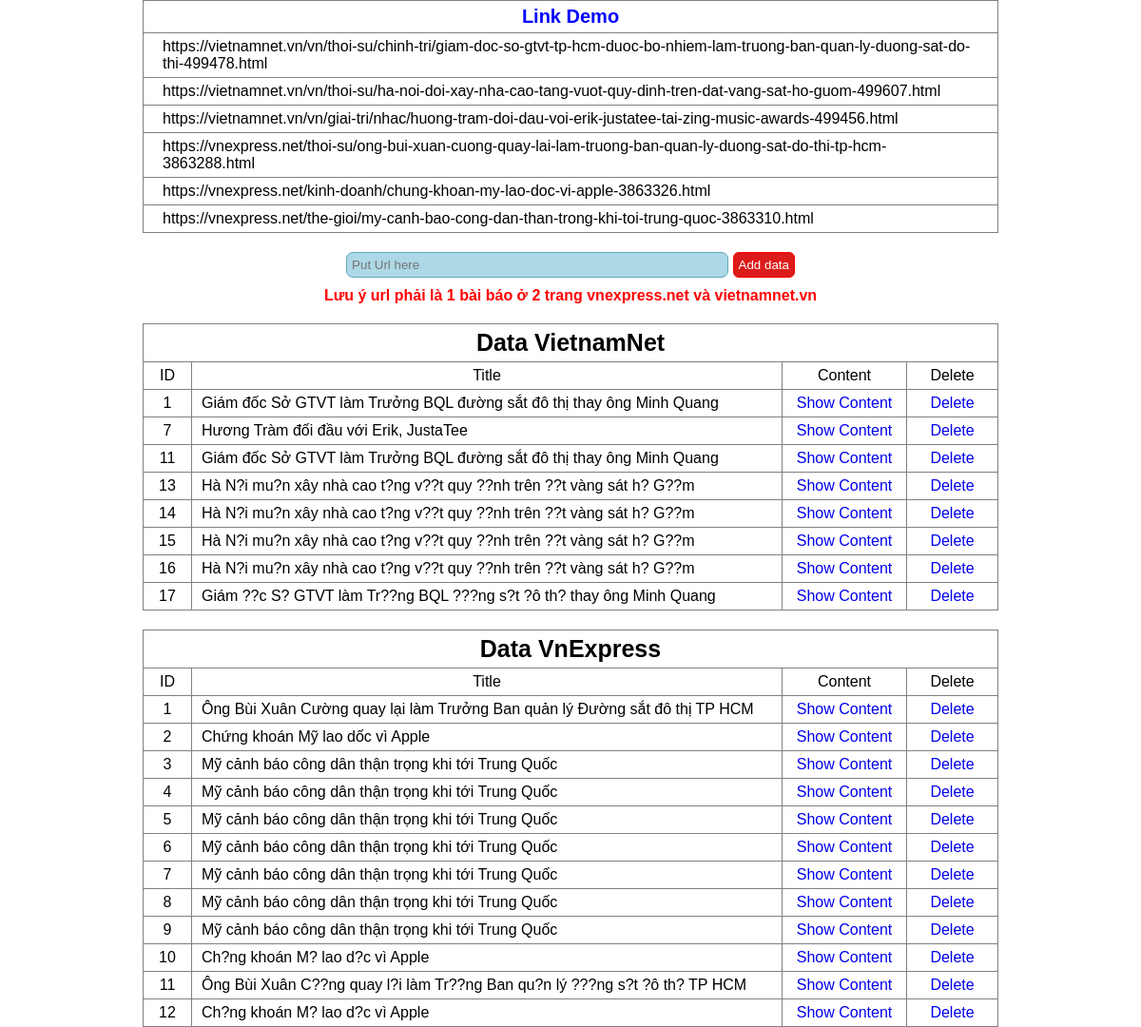
The page / on the database its author committed.
### tables this page shows
CREATE TABLE `data_vietnamnet` (
  `Id` int(11) NOT NULL,
  `Title` varchar(2000) NOT NULL,
  `Content` mediumtext NOT NULL
);

CREATE TABLE `data_vnexpress` (
  `Id` int(11) NOT NULL,
  `Title` varchar(2000) NOT NULL,
  `Content` mediumtext NOT NULL
);

### application/class/Db.php (called while the page is built, shortened)
<?php
class Db
{
    private $__conn;
     function __construct()
    {
        if (!$this->__conn){
            $this->__conn = new mysqli(DB_HOST, DB_USER, DB_PASS, DB_NAME) or die ('Lỗi kết nối');
            $this->__conn->set_charset("utf8");
        }
    }
    public function getList($sql)
    {
        $result = mysqli_query($this->__conn, $sql);
        $return = array();
        while ($row = mysqli_fetch_assoc($result)){
            $return[] = $row;
        }
        return $return;
    }
}
?>

### application/action/Function.php (the view)
<?php
    function show_data($tableName, $tableTitle)
    {
        echo  "<table class=\"show_data\" border='1' style=\"border-collapse:collapse\">
        <tr style=\"text-align:center;font-size:25px;font-weight:bold;\">
            <td colspan='4'>".$tableTitle." </td>
        </tr>
        <tr style=\"text-align:center;\">
            <td >ID</td>
            <td >Title</td>
            <td>Content</td>
            <td>Delete</td>
        </tr>";
        $e = new Db();
         $sql1 = "SELECT * FROM $tableName";
         foreach($e->getList($sql1) as $key=>$value)
         {
             echo '<tr>';
             echo "<td>".$value['Id']."</td>";
             echo "<td>".$value['Title']."</td>";
             echo "<td><a href=\"../application/action/ShowContent.php?table=".$tableName."&id=".$value['Id']."\">Show Content</a></td>";
             echo "<td><a href=\"../application/action/DeleteNews.php?table=".$tableName."&id=".$value['Id']."\">Delete</a></td></tr>";
         }
        echo '</table>';
    };
?>

### public/index.php (shortened to what this page needs)
<?php
    include_once('../application/action/Function.php');
?>
<!DOCTYPE html>
<html lang="en">
<head>
    <link rel="stylesheet" href="css/style.css?v=<?php echo time()?>">
</head>
<body>
<table class="link" border="1" style="border-collapse:collapse; width:900px;margin:auto">
    <tr>
         <td style=" text-align:center; font-weight:bold; font-size:20px; color: blue;">Link Demo</td>
    </tr>
    <tr>
         <td>https://vietnamnet.vn/vn/thoi-su/chinh-tri/giam-doc-so-gtvt-tp-hcm-duoc-bo-nhiem-lam-truong-ban-quan-ly-duong-sat-do-thi-499478.html</td>
    </tr>
    <tr>
         <td>https://vietnamnet.vn/vn/thoi-su/ha-noi-doi-xay-nha-cao-tang-vuot-quy-dinh-tren-dat-vang-sat-ho-guom-499607.html</td>
    </tr>
    <tr>
         <td>https://vietnamnet.vn/vn/giai-tri/nhac/huong-tram-doi-dau-voi-erik-justatee-tai-zing-music-awards-499456.html</td>
    </tr>
    <tr>
         <td>https://vnexpress.net/thoi-su/ong-bui-xuan-cuong-quay-lai-lam-truong-ban-quan-ly-duong-sat-do-thi-tp-hcm-3863288.html</td>
    </tr>
    <tr>
         <td>https://vnexpress.net/kinh-doanh/chung-khoan-my-lao-doc-vi-apple-3863326.html</td>
    </tr>
    <tr>
         <td>https://vnexpress.net/the-gioi/my-canh-bao-cong-dan-than-trong-khi-toi-trung-quoc-3863310.html</td>
    </tr>
</table>
<form action="" method="post" style="margin-top:20px;text-align:center;" >
    <input type="text" style={background:red} name='link' placeholder='Put Url here' >
    <input type="submit" name='submit' value='Add data'>
    <?php
        if(!isset($_POST['submit'])) {
            echo "<span>Lưu ý url phải là 1 bài báo ở 2 trang vnexpress.net và vietnamnet.vn </span>";
        }
    ?>
</form>
<?php
    show_data('data_vietnamnet', 'Data VietnamNet');
    show_data('data_vnexpress', 'Data VnExpress');
?>
</body>
</html>

### public/css/style.css (style rules this page uses)
* { margin : 0; padding : 0; }
body { font-family: arial; width:900px; margin:auto; }
.link tr td { padding:5px 20px; }
td { padding:5px 10px; }
input[type="text"] { background: lightblue; outline: none; border: 1px solid #64a7bd; padding: 5px; border-radius: 7px; width: 390px; }
input[type="submit"] { border: 1px solid red; padding: 5px; border-radius: 6px; background: #dc1b1b; color: white; cursor: pointer; }
.show_data { width:900px; margin:auto; margin-top:20px; }
.show_data tr td:nth-of-type(1) { width:30px; text-align:center; }
.show_data tr td:nth-of-type(2) { width:600px; }
.show_data tr td:nth-of-type(3) { width:110px; text-align:center; }
.show_data tr td:nth-of-type(4) { text-align:center; }
a { text-decoration:none; }
span { color:red; font-weight:bold; display: inherit; text-align:center; margin-top:10px; }

### rows shown on the page
data_vietnamnet: Id "1", Title "Giám đốc Sở GTVT làm Trưởng BQL đường sắt đô thị thay ông Minh Quang"
data_vietnamnet: Id "7", Title "Hương Tràm đối đầu với Erik, JustaTee"
data_vietnamnet: Id "11", Title "Giám đốc Sở GTVT làm Trưởng BQL đường sắt đô thị thay ông Minh Quang"
data_vietnamnet: Id "13", Title "Hà N?i mu?n xây nhà cao t?ng v??t quy ??nh trên ??t vàng sát h? G??m"
data_vietnamnet: Id "14", Title "Hà N?i mu?n xây nhà cao t?ng v??t quy ??nh trên ??t vàng sát h? G??m"
data_vietnamnet: Id "15", Title "Hà N?i mu?n xây nhà cao t?ng v??t quy ??nh trên ??t vàng sát h? G??m"
data_vietnamnet: Id "16", Title "Hà N?i mu?n xây nhà cao t?ng v??t quy ??nh trên ??t vàng sát h? G??m"
data_vietnamnet: Id "17", Title "Giám ??c S? GTVT làm Tr??ng BQL ???ng s?t ?ô th? thay ông Minh Quang"
data_vnexpress: Id "1", Title "Ông Bùi Xuân Cường quay lại làm Trưởng Ban quản lý Đường sắt đô thị TP HCM"
data_vnexpress: Id "2", Title "Chứng khoán Mỹ lao dốc vì Apple"
data_vnexpress: Id "3", Title "Mỹ cảnh báo công dân thận trọng khi tới Trung Quốc"
data_vnexpress: Id "4", Title "Mỹ cảnh báo công dân thận trọng khi tới Trung Quốc"
data_vnexpress: Id "5", Title "Mỹ cảnh báo công dân thận trọng khi tới Trung Quốc"
data_vnexpress: Id "6", Title "Mỹ cảnh báo công dân thận trọng khi tới Trung Quốc"
data_vnexpress: Id "7", Title "Mỹ cảnh báo công dân thận trọng khi tới Trung Quốc"
data_vnexpress: Id "8", Title "Mỹ cảnh báo công dân thận trọng khi tới Trung Quốc"
data_vnexpress: Id "9", Title "Mỹ cảnh báo công dân thận trọng khi tới Trung Quốc"
data_vnexpress: Id "10", Title "Ch?ng khoán M? lao d?c vì Apple"
data_vnexpress: Id "11", Title "Ông Bùi Xuân C??ng quay l?i làm Tr??ng Ban qu?n lý ???ng s?t ?ô th? TP HCM"
data_vnexpress: Id "12", Title "Ch?ng khoán M? lao d?c vì Apple"

### other values the page prints
$tableTitle "Data VietnamNet Data VnExpress"
